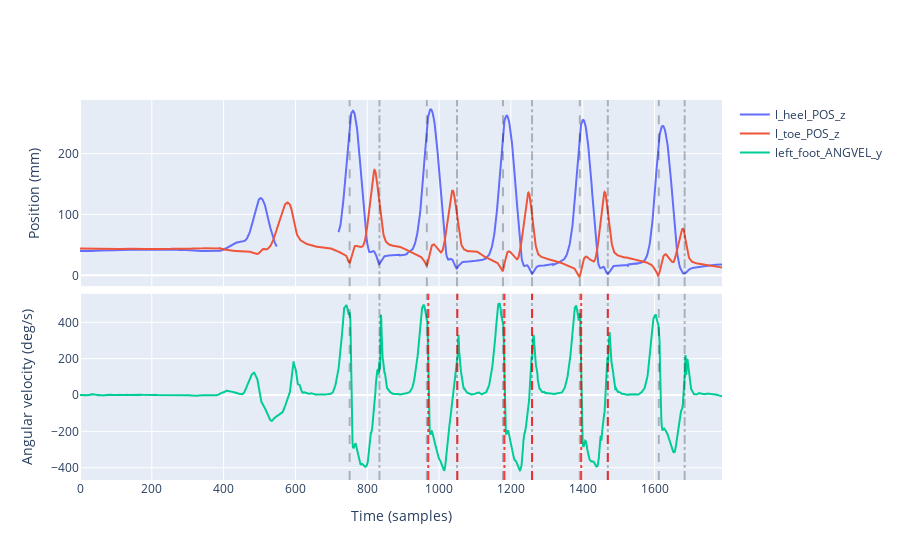

The cell this chart's notebook holds for it:
### Code cell
fig = make_subplots(rows=2, cols=1, shared_xaxes=True, vertical_spacing=0.02)
fig.add_trace(
    go.Scatter(
        x=np.arange(len(marker_data)),
        y=marker_data["l_heel_POS_z"],
        mode="lines",
        name="l_heel_POS_z"
    ),
    row=1, col=1
)
fig.add_trace(
    go.Scatter(
        x=np.arange(len(marker_data)),
        y=marker_data["l_toe_POS_z"],
        mode="lines",
        name="l_toe_POS_z"
    ),
    row=1, col=1
)
fig.add_trace(
    go.Scatter(
        x=np.arange(len(imu_data)),
        y=imu_data["left_foot_ANGVEL_y"],
        mode="lines",
        name="left_foot_ANGVEL_y"
    ),
    row=2, col=1
)
for idx in indices_ic:
    fig.add_vline(x=idx, line=dict(color="black", dash="dashdot"), opacity=0.25, row=1, col=1)
    fig.add_vline(x=idx, line=dict(color="black", dash="dashdot"), opacity=0.25, row=2, col=1)
for idx in indices_fc:
    fig.add_vline(x=idx, line=dict(color="black", dash="dash"), opacity=0.25, row=1, col=1)
    fig.add_vline(x=idx, line=dict(color="black", dash="dash"), opacity=0.25, row=2, col=1)
for _, (idx_fc, idx_ic) in ed.min_vel_event_list_["left_foot"][["ic", "tc"]].iterrows():
    fig.add_vline(x=idx_ic, line=dict(color="red", dash="dashdot"), opacity=0.75, row=2, col=1)
    fig.add_vline(x=idx_fc, line=dict(color="red", dash="dash"), opacity=0.75, row=2, col=1)
fig.update_xaxes(title_text="Time (samples)", row=2, col=1)
fig.update_yaxes(title_text=f"Position ({pos_units})", row=1, col=1)
fig.update_yaxes(title_text=f"Angular velocity (deg/s)", row=2, col=1)
fig.show()

### Figure 1 — Plotly figure (JSON) as saved in the notebook; plotly's stock layout.template omitted (floating-point values rounded to 4 significant figures; data arrays with more than 128 entries replaced by an {"elided": "..."} marker saying what was removed)
{"data": [{"mode": "lines", "name": "l_heel_POS_z", "type": "scatter", "x": {"elided": "1789 int values"}, "xaxis": "x", "y": {"elided": "1789 float values"}, "yaxis": "y"}, {"mode": "lines", "name": "l_toe_POS_z", "type": "scatter", "x": {"elided": "1789 int values"}, "xaxis": "x", "y": {"elided": "1789 float values"}, "yaxis": "y"}, {"mode": "lines", "name": "left_foot_ANGVEL_y", "type": "scatter", "x": {"elided": "1789 int values"}, "xaxis": "x2", "y": {"elided": "1789 float values"}, "yaxis": "y2"}], "layout": {"shapes": [{"line": {"color": "black", "dash": "dashdot"}, "opacity": 0.25, "type": "line", "x0": 834, "x1": 834, "xref": "x", "y0": 0, "y1": 1, "yref": "y domain"}, {"line": {"color": "black", "dash": "dashdot"}, "opacity": 0.25, "type": "line", "x0": 834, "x1": 834, "xref": "x2", "y0": 0, "y1": 1, "yref": "y2 domain"}, {"line": {"color": "black", "dash": "dashdot"}, "opacity": 0.25, "type": "line", "x0": 1050, "x1": 1050, "xref": "x", "y0": 0, "y1": 1, "yref": "y domain"}, {"line": {"color": "black", "dash": "dashdot"}, "opacity": 0.25, "type": "line", "x0": 1050, "x1": 1050, "xref": "x2", "y0": 0, "y1": 1, "yref": "y2 domain"}, {"line": {"color": "black", "dash": "dashdot"}, "opacity": 0.25, "type": "line", "x0": 1259, "x1": 1259, "xref": "x", "y0": 0, "y1": 1, "yref": "y domain"}, {"line": {"color": "black", "dash": "dashdot"}, "opacity": 0.25, "type": "line", "x0": 1259, "x1": 1259, "xref": "x2", "y0": 0, "y1": 1, "yref": "y2 domain"}, {"line": {"color": "black", "dash": "dashdot"}, "opacity": 0.25, "type": "line", "x0": 1470, "x1": 1470, "xref": "x", "y0": 0, "y1": 1, "yref": "y domain"}, {"line": {"color": "black", "dash": "dashdot"}, "opacity": 0.25, "type": "line", "x0": 1470, "x1": 1470, "xref": "x2", "y0": 0, "y1": 1, "yref": "y2 domain"}, {"line": {"color": "black", "dash": "dashdot"}, "opacity": 0.25, "type": "line", "x0": 1684, "x1": 1684, "xref": "x", "y0": 0, "y1": 1, "yref": "y domain"}, {"line": {"color": "black", "dash": "dashdot"}, "opacity": 0.25, "type": "line", "x0": 1684, "x1": 1684, "xref": "x2", "y0": 0, "y1": 1, "yref": "y2 domain"}, {"line": {"color": "black", "dash": "dash"}, "opacity": 0.25, "type": "line", "x0": 751, "x1": 751, "xref": "x", "y0": 0, "y1": 1, "yref": "y domain"}, {"line": {"color": "black", "dash": "dash"}, "opacity": 0.25, "type": "line", "x0": 751, "x1": 751, "xref": "x2", "y0": 0, "y1": 1, "yref": "y2 domain"}, {"line": {"color": "black", "dash": "dash"}, "opacity": 0.25, "type": "line", "x0": 966, "x1": 966, "xref": "x", "y0": 0, "y1": 1, "yref": "y domain"}, {"line": {"color": "black", "dash": "dash"}, "opacity": 0.25, "type": "line", "x0": 966, "x1": 966, "xref": "x2", "y0": 0, "y1": 1, "yref": "y2 domain"}, {"line": {"color": "black", "dash": "dash"}, "opacity": 0.25, "type": "line", "x0": 1178, "x1": 1178, "xref": "x", "y0": 0, "y1": 1, "yref": "y domain"}, {"line": {"color": "black", "dash": "dash"}, "opacity": 0.25, "type": "line", "x0": 1178, "x1": 1178, "xref": "x2", "y0": 0, "y1": 1, "yref": "y2 domain"}, {"line": {"color": "black", "dash": "dash"}, "opacity": 0.25, "type": "line", "x0": 1392, "x1": 1392, "xref": "x", "y0": 0, "y1": 1, "yref": "y domain"}, {"line": {"color": "black", "dash": "dash"}, "opacity": 0.25, "type": "line", "x0": 1392, "x1": 1392, "xref": "x2", "y0": 0, "y1": 1, "yref": "y2 domain"}, {"line": {"color": "black", "dash": "dash"}, "opacity": 0.25, "type": "line", "x0": 1612, "x1": 1612, "xref": "x", "y0": 0, "y1": 1, "yref": "y domain"}, {"line": {"color": "black", "dash": "dash"}, "opacity": 0.25, "type": "line", "x0": 1612, "x1": 1612, "xref": "x2", "y0": 0, "y1": 1, "yref": "y2 domain"}, {"line": {"color": "red", "dash": "dashdot"}, "opacity": 0.75, "type": "line", "x0": 970, "x1": 970, "xref": "x2", "y0": 0, "y1": 1, "yref": "y2 domain"}, {"line": {"color": "red", "dash": "dash"}, "opacity": 0.75, "type": "line", "x0": 1051, "x1": 1051, "xref": "x2", "y0": 0, "y1": 1, "yref": "y2 domain"}, {"line": {"color": "red", "dash": "dashdot"}, "opacity": 0.75, "type": "line", "x0": 1182, "x1": 1182, "xref": "x2", "y0": 0, "y1": 1, "yref": "y2 domain"}, {"line": {"color": "red", "dash": "dash"}, "opacity": 0.75, "type": "line", "x0": 1259, "x1": 1259, "xref": "x2", "y0": 0, "y1": 1, "yref": "y2 domain"}, {"line": {"color": "red", "dash": "dashdot"}, "opacity": 0.75, "type": "line", "x0": 1396, "x1": 1396, "xref": "x2", "y0": 0, "y1": 1, "yref": "y2 domain"}, {"line": {"color": "red", "dash": "dash"}, "opacity": 0.75, "type": "line", "x0": 1470, "x1": 1470, "xref": "x2", "y0": 0, "y1": 1, "yref": "y2 domain"}], "xaxis": {"anchor": "y", "domain": [0, 1], "matches": "x2", "showticklabels": false}, "xaxis2": {"anchor": "y2", "domain": [0, 1], "title": {"text": "Time (samples)"}}, "yaxis": {"anchor": "x", "domain": [0.51, 1], "title": {"text": "Position (mm)"}}, "yaxis2": {"anchor": "x2", "domain": [0, 0.49], "title": {"text": "Angular velocity (deg/s)"}}}}
